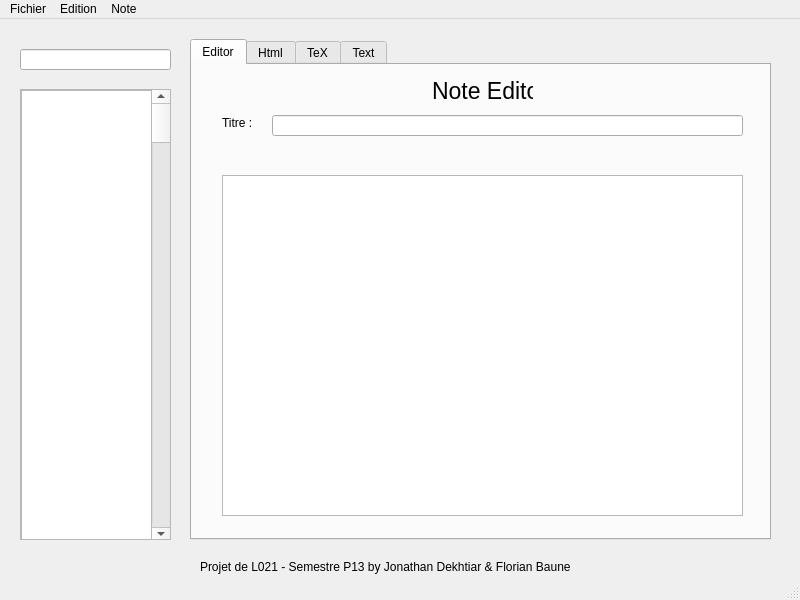
<?xml version="1.0" encoding="UTF-8"?>
<ui version="4.0">
 <class>MainWindow</class>
 <widget class="QMainWindow" name="MainWindow">
  <property name="geometry">
   <rect>
    <x>0</x>
    <y>0</y>
    <width>800</width>
    <height>600</height>
   </rect>
  </property>
  <property name="windowTitle">
   <string>MainWindow</string>
  </property>
  <widget class="QWidget" name="centralwidget">
   <widget class="QTabWidget" name="TabBox">
    <property name="geometry">
     <rect>
      <x>190</x>
      <y>20</y>
      <width>581</width>
      <height>501</height>
     </rect>
    </property>
    <property name="currentIndex">
     <number>0</number>
    </property>
    <widget class="QWidget" name="Editor">
     <attribute name="title">
      <string>Editor</string>
     </attribute>
     <widget class="QPlainTextEdit" name="plainTextEdit">
      <property name="geometry">
       <rect>
        <x>30</x>
        <y>110</y>
        <width>521</width>
        <height>341</height>
       </rect>
      </property>
     </widget>
     <widget class="QLineEdit" name="lineEdit_2">
      <property name="geometry">
       <rect>
        <x>80</x>
        <y>50</y>
        <width>471</width>
        <height>21</height>
       </rect>
      </property>
     </widget>
     <widget class="QLabel" name="label_2">
      <property name="geometry">
       <rect>
        <x>30</x>
        <y>50</y>
        <width>41</width>
        <height>16</height>
       </rect>
      </property>
      <property name="text">
       <string>Titre :</string>
      </property>
     </widget>
     <widget class="QLabel" name="label_3">
      <property name="geometry">
       <rect>
        <x>240</x>
        <y>10</y>
        <width>101</width>
        <height>31</height>
       </rect>
      </property>
      <property name="font">
       <font>
        <pointsize>17</pointsize>
       </font>
      </property>
      <property name="text">
       <string>Note Editor</string>
      </property>
     </widget>
    </widget>
    <widget class="QWidget" name="Html">
     <attribute name="title">
      <string>Html</string>
     </attribute>
     <widget class="QPushButton" name="pushButton">
      <property name="geometry">
       <rect>
        <x>230</x>
        <y>440</y>
        <width>114</width>
        <height>32</height>
       </rect>
      </property>
      <property name="text">
       <string>Export</string>
      </property>
     </widget>
     <widget class="QScrollArea" name="scrollArea_2">
      <property name="geometry">
       <rect>
        <x>10</x>
        <y>20</y>
        <width>551</width>
        <height>411</height>
       </rect>
      </property>
      <property name="widgetResizable">
       <bool>true</bool>
      </property>
      <widget class="QWidget" name="scrollAreaWidgetContents_2">
       <property name="geometry">
        <rect>
         <x>0</x>
         <y>0</y>
         <width>549</width>
         <height>409</height>
        </rect>
       </property>
      </widget>
     </widget>
    </widget>
    <widget class="QWidget" name="Tex">
     <attribute name="title">
      <string>TeX</string>
     </attribute>
     <widget class="QPushButton" name="pushButton_2">
      <property name="geometry">
       <rect>
        <x>230</x>
        <y>440</y>
        <width>114</width>
        <height>32</height>
       </rect>
      </property>
      <property name="text">
       <string>Export</string>
      </property>
     </widget>
     <widget class="QScrollArea" name="scrollArea_3">
      <property name="geometry">
       <rect>
        <x>10</x>
        <y>20</y>
        <width>551</width>
        <height>411</height>
       </rect>
      </property>
      <property name="widgetResizable">
       <bool>true</bool>
      </property>
      <widget class="QWidget" name="scrollAreaWidgetContents_3">
       <property name="geometry">
        <rect>
         <x>0</x>
         <y>0</y>
         <width>549</width>
         <height>409</height>
        </rect>
       </property>
      </widget>
     </widget>
    </widget>
    <widget class="QWidget" name="Text">
     <attribute name="title">
      <string>Text</string>
     </attribute>
     <widget class="QPushButton" name="pushButton_3">
      <property name="geometry">
       <rect>
        <x>230</x>
        <y>440</y>
        <width>114</width>
        <height>32</height>
       </rect>
      </property>
      <property name="text">
       <string>Export</string>
      </property>
     </widget>
     <widget class="QScrollArea" name="scrollArea_4">
      <property name="geometry">
       <rect>
        <x>10</x>
        <y>20</y>
        <width>551</width>
        <height>411</height>
       </rect>
      </property>
      <property name="widgetResizable">
       <bool>true</bool>
      </property>
      <widget class="QWidget" name="scrollAreaWidgetContents_4">
       <property name="geometry">
        <rect>
         <x>0</x>
         <y>0</y>
         <width>549</width>
         <height>409</height>
        </rect>
       </property>
      </widget>
     </widget>
    </widget>
   </widget>
   <widget class="QScrollArea" name="scrollArea">
    <property name="geometry">
     <rect>
      <x>20</x>
      <y>70</y>
      <width>151</width>
      <height>451</height>
     </rect>
    </property>
    <property name="widgetResizable">
     <bool>true</bool>
    </property>
    <widget class="QWidget" name="scrollAreaWidgetContents">
     <property name="geometry">
      <rect>
       <x>0</x>
       <y>0</y>
       <width>149</width>
       <height>449</height>
      </rect>
     </property>
     <widget class="QScrollBar" name="verticalScrollBar">
      <property name="geometry">
       <rect>
        <x>130</x>
        <y>0</y>
        <width>20</width>
        <height>451</height>
       </rect>
      </property>
      <property name="orientation">
       <enum>Qt::Vertical</enum>
      </property>
     </widget>
     <widget class="QListView" name="listView">
      <property name="geometry">
       <rect>
        <x>0</x>
        <y>0</y>
        <width>131</width>
        <height>451</height>
       </rect>
      </property>
     </widget>
    </widget>
   </widget>
   <widget class="QLineEdit" name="lineEdit">
    <property name="geometry">
     <rect>
      <x>20</x>
      <y>30</y>
      <width>151</width>
      <height>21</height>
     </rect>
    </property>
   </widget>
   <widget class="QLabel" name="label">
    <property name="geometry">
     <rect>
      <x>200</x>
      <y>540</y>
      <width>431</width>
      <height>16</height>
     </rect>
    </property>
    <property name="text">
     <string>Projet de L021 - Semestre P13 by Jonathan Dekhtiar &amp; Florian Baune</string>
    </property>
   </widget>
  </widget>
  <widget class="QMenuBar" name="menubar">
   <property name="geometry">
    <rect>
     <x>0</x>
     <y>0</y>
     <width>800</width>
     <height>22</height>
    </rect>
   </property>
   <widget class="QMenu" name="menuFichier">
    <property name="title">
     <string>Fichier</string>
    </property>
    <addaction name="actionNouveau_Projet"/>
    <addaction name="actionSauvegarder"/>
    <addaction name="actionOuvrir"/>
    <addaction name="actionFermer"/>
   </widget>
   <widget class="QMenu" name="menuEdition">
    <property name="title">
     <string>Edition</string>
    </property>
    <addaction name="actionCopier"/>
    <addaction name="actionCouper"/>
    <addaction name="actionColler"/>
   </widget>
   <widget class="QMenu" name="menuNote">
    <property name="title">
     <string>Note</string>
    </property>
    <addaction name="actionNouveau_Document"/>
    <addaction name="actionNouvel_Article"/>
    <addaction name="actionNouvelle_Video"/>
    <addaction name="actionNouvelle_Image"/>
    <addaction name="actionNouveau_Son"/>
   </widget>
   <addaction name="menuFichier"/>
   <addaction name="menuEdition"/>
   <addaction name="menuNote"/>
  </widget>
  <widget class="QStatusBar" name="statusbar"/>
  <action name="actionNouveau_Projet">
   <property name="text">
    <string>Nouveau Projet</string>
   </property>
  </action>
  <action name="actionOuvrir">
   <property name="text">
    <string>Ouvrir</string>
   </property>
  </action>
  <action name="actionFermer">
   <property name="text">
    <string>Fermer</string>
   </property>
  </action>
  <action name="actionSauvegarder">
   <property name="text">
    <string>Sauvegarder</string>
   </property>
  </action>
  <action name="actionCopier">
   <property name="text">
    <string>Copier</string>
   </property>
  </action>
  <action name="actionCouper">
   <property name="text">
    <string>Couper</string>
   </property>
  </action>
  <action name="actionColler">
   <property name="text">
    <string>Coller</string>
   </property>
  </action>
  <action name="actionNouveau_Document">
   <property name="text">
    <string>Nouveau Document</string>
   </property>
  </action>
  <action name="actionNouvel_Article">
   <property name="text">
    <string>Nouvel Article</string>
   </property>
  </action>
  <action name="actionNouvelle_Video">
   <property name="text">
    <string>Nouvelle Video</string>
   </property>
  </action>
  <action name="actionNouvelle_Image">
   <property name="text">
    <string>Nouvelle Image</string>
   </property>
  </action>
  <action name="actionNouveau_Son">
   <property name="text">
    <string>Nouveau Son</string>
   </property>
  </action>
 </widget>
 <resources/>
 <connections/>
</ui>
